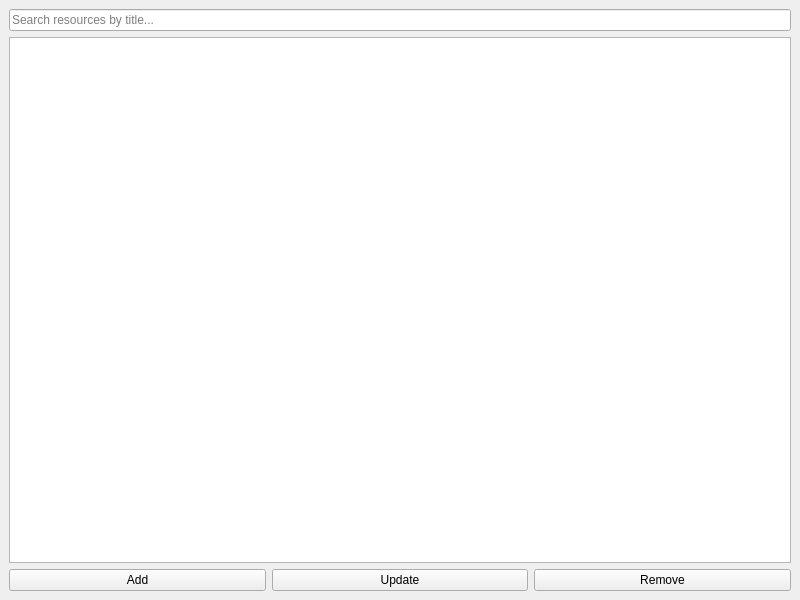
<?xml version="1.0" encoding="UTF-8"?>
<!--
MainWindow.ui - Primary application window
Designed with Default Design Guidelines:
- White background, subtle shadows, rounded corners
- Contains search field, resource list, and Add/Update/Remove buttons
- Clean layout with Poppins font and generous spacing
-->
<ui version="4.0">
 <class>MainWindow</class>
 <widget class="QMainWindow" name="MainWindow">
  <property name="geometry">
   <rect>
    <x>0</x>
    <y>0</y>
    <width>800</width>
    <height>600</height>
   </rect>
  </property>
  <widget class="QWidget" name="centralwidget">
   <layout class="QVBoxLayout" name="verticalLayout">
    <item>
     <widget class="QLineEdit" name="searchLineEdit">
      <property name="placeholderText">
       <string>Search resources by title...</string>
      </property>
     </widget>
    </item>
    <item>
     <widget class="QListWidget" name="resourceListWidget"/>
    </item>
    <item>
     <layout class="QHBoxLayout" name="horizontalLayout">
      <item>
       <widget class="QPushButton" name="addResourceButton">
        <property name="text">
         <string>Add</string>
        </property>
       </widget>
      </item>
      <item>
       <widget class="QPushButton" name="updateResourceButton">
        <property name="text">
         <string>Update</string>
        </property>
       </widget>
      </item>
      <item>
       <widget class="QPushButton" name="removeResourceButton">
        <property name="text">
         <string>Remove</string>
        </property>
       </widget>
      </item>
     </layout>
    </item>
   </layout>
  </widget>
 </widget>
 <resources/>
 <connections/>
</ui>
